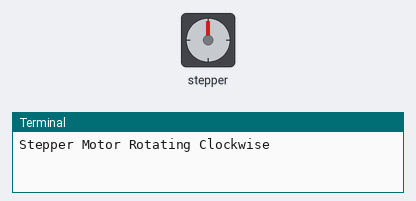
The program below on a simulated Raspberry Pi (BCM pin numbers). Parts: stepper motor, the last lines printed to the terminal. The stepper is drawn at 2048 steps a turn. At 8.3 s the program stops and its outputs stay as they are.

Above: at 0.15 s.
At 1.95 s:
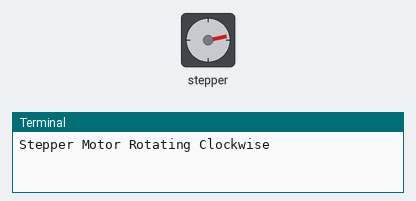
At 4.05 s:
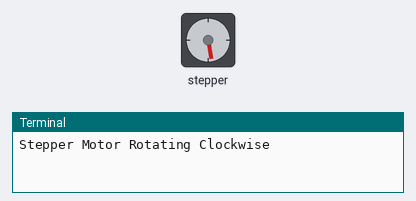
At 8.3 s:
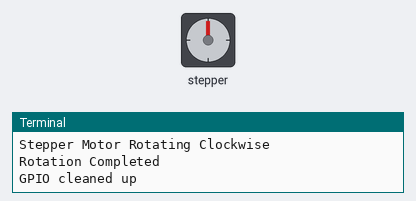
Timing chart, 0 to 9.8 s (numbered marks = the images above):
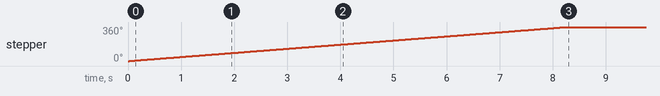

The program:

stepper_motor.py
```python
# ---------------------------------------------------------
# Experiment: Stepper Motor Control using Raspberry Pi
# Motor Type: 28BYJ-48 with ULN2003 Driver
# Language: Python
# ---------------------------------------------------------

"""
==============================
THEORY / VIVA QUESTIONS & ANSWERS
==============================

Q1. What is a stepper motor?
A: A stepper motor is a brushless DC motor that rotates in
   discrete steps instead of continuous rotation.

Q2. Why do we use a driver (ULN2003)?
A: Raspberry Pi GPIO pins cannot supply enough current.
   The driver amplifies current and protects the GPIO pins.

Q3. What is a step angle?
A: The angle moved by the motor in one step.
   Example: 28BYJ-48 has 5.625° with gear reduction.

Q4. Difference between DC motor and stepper motor?
A:
- DC motor rotates continuously
- Stepper motor rotates step-by-step with high precision

Q5. Where are stepper motors used?
A:
- CNC machines
- 3D printers
- Robotics
- Camera sliders
- Industrial automation

Q6. What happens if sequence is wrong?
A: Motor will vibrate or rotate incorrectly.

==============================
"""

# ---------------------------------------------------------
# Import required libraries
# ---------------------------------------------------------
import RPi.GPIO as GPIO
import time

# ---------------------------------------------------------
# GPIO SETUP
# ---------------------------------------------------------
GPIO.setmode(GPIO.BCM)
GPIO.setwarnings(False)

# GPIO pins connected to ULN2003 IN1-IN4
IN1 = 17
IN2 = 18
IN3 = 27
IN4 = 22

control_pins = [IN1, IN2, IN3, IN4]

for pin in control_pins:
    GPIO.setup(pin, GPIO.OUT)
    GPIO.output(pin, 0)

# ---------------------------------------------------------
# Stepper motor step sequence (Half-step mode)
# ---------------------------------------------------------
half_step_sequence = [
    [1, 0, 0, 0],
    [1, 1, 0, 0],
    [0, 1, 0, 0],
    [0, 1, 1, 0],
    [0, 0, 1, 0],
    [0, 0, 1, 1],
    [0, 0, 0, 1],
    [1, 0, 0, 1]
]

# ---------------------------------------------------------
# MAIN LOGIC
# ---------------------------------------------------------
try:
    print("Stepper Motor Rotating Clockwise")

    # Rotate motor 512 steps (~1 full rotation for 28BYJ-48)
    for step in range(512):
        for half_step in half_step_sequence:
            for pin in range(4):
                GPIO.output(control_pins[pin], half_step[pin])
            time.sleep(0.002)

    print("Rotation Completed")

except KeyboardInterrupt:
    print("Program stopped by user")

finally:
    GPIO.cleanup()
    print("GPIO cleaned up")
```

Measured:
- by itself, stepper: turns 360° clockwise in 8.2 s
